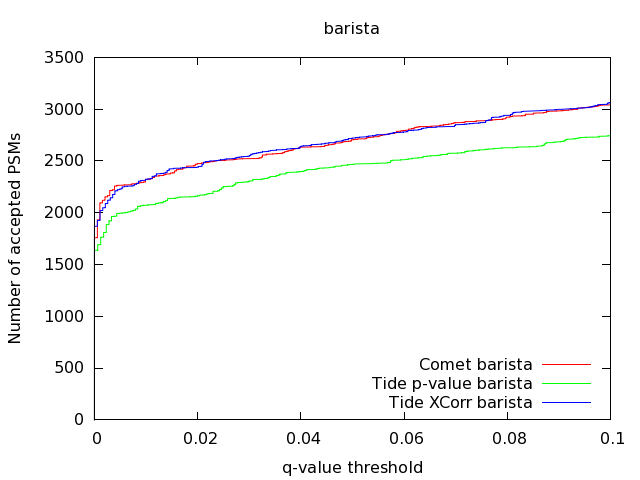

Write the gnuplot code that produced this figure.
set output "/dev/null"
set terminal png
set title "barista"
set xlabel "q-value threshold"
set ylabel "Number of accepted PSMs"
set xrange [0:0.1]
set key bottom right
plot "comet/comet.barista.q.txt" using 1:0 title "Comet barista" with lines lw 1
replot "tide-p-value/tide-search.barista.q.txt" using 1:0 title "Tide p-value barista" with lines lw 1
replot "tide-xcorr/tide-search.barista.q.txt" using 1:0 title "Tide XCorr barista" with lines lw 1
set output
replot
